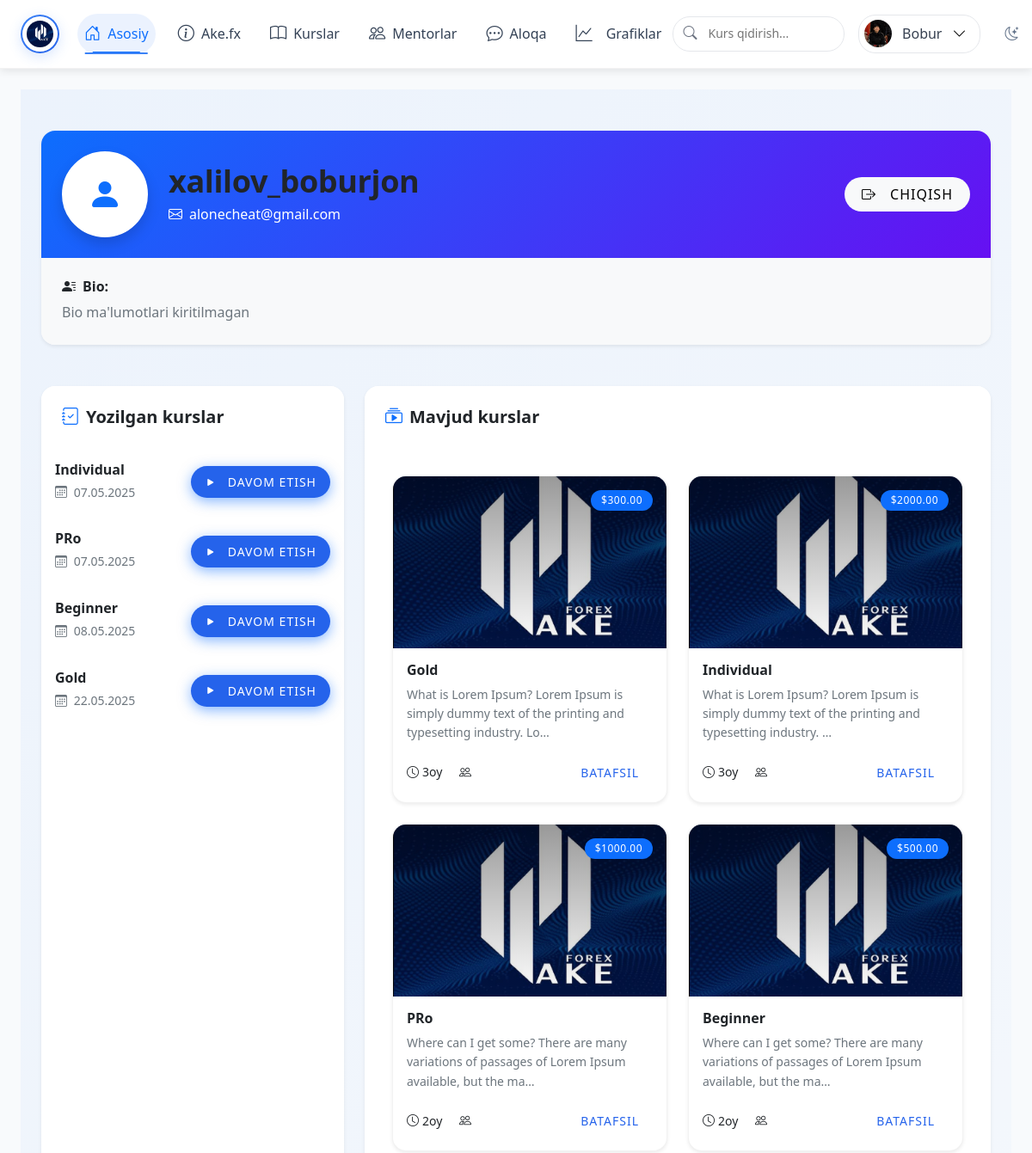
The app's page /auth/dashboard/ (signed in, upper part), older data.
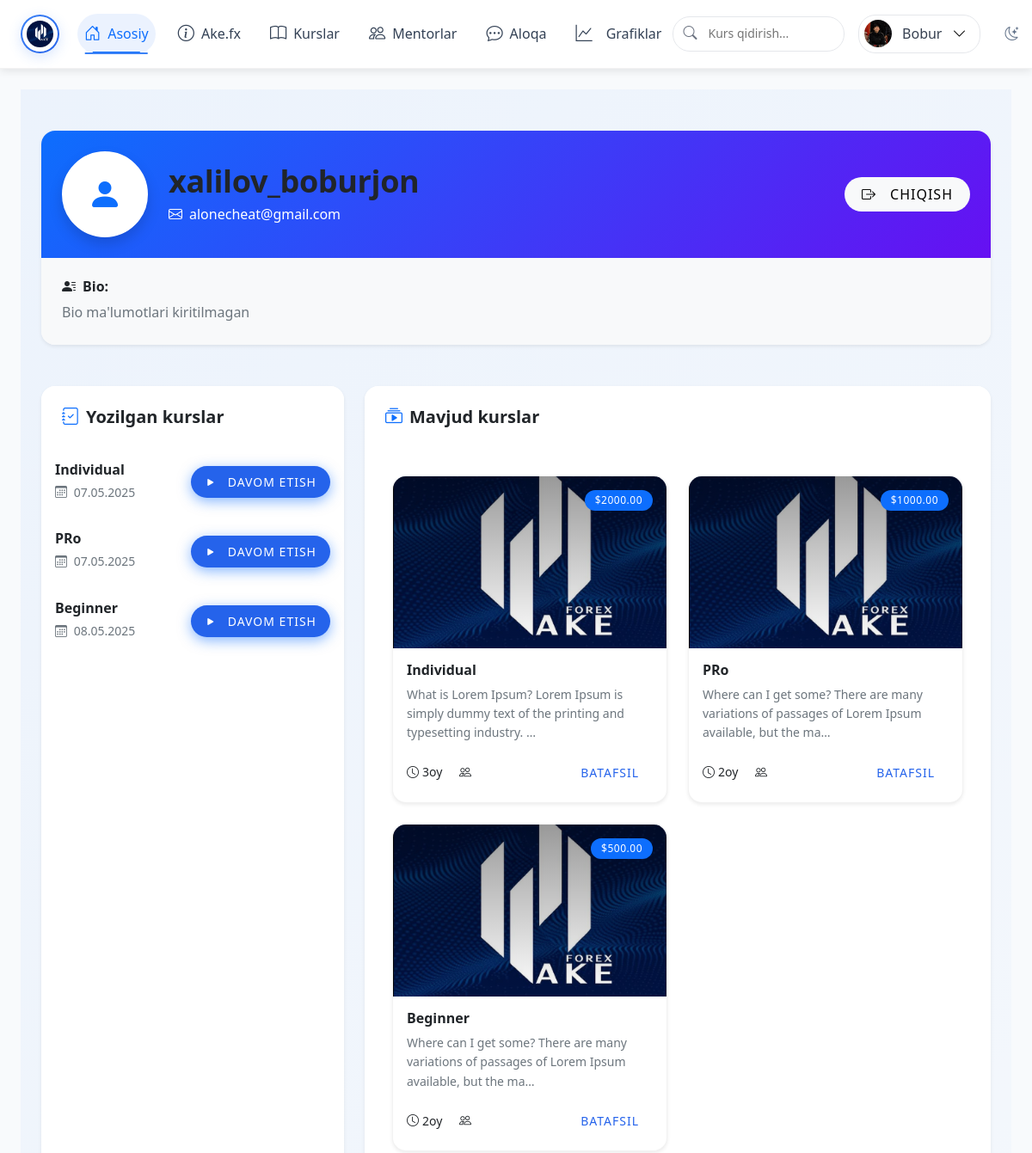
The same page, newer data.
### main/models.py (models this page shows, shortened)
class CourseEnrollment(models.Model):
    user = models.ForeignKey(users, on_delete=models.CASCADE)
    course = models.ForeignKey(Course, on_delete=models.CASCADE)
    enrolled_at = models.DateTimeField(auto_now_add=True)

class Course(models.Model):
    title = models.CharField(max_length=100)
    description = models.TextField()
    price = models.DecimalField(max_digits=8, decimal_places=2)
    duration = models.CharField(max_length=50)  # masalan: '3 oy'
    image = models.ImageField(upload_to='courses/')
    mentor = models.ForeignKey('Mentor', on_delete=models.SET_NULL, null=True, blank=True)
    is_paid = models.BooleanField(default=True)  # Pullik yoki bepul ekanligini belgilash
    category = models.ForeignKey(Category, on_delete=models.SET_NULL, null=True, verbose_name='Kategoriya')
    level = models.ForeignKey('Level', on_delete=models.SET_NULL, null=True, verbose_name='Daraja')
    created_at = models.DateTimeField(auto_now_add=True)
    class Meta:
        ordering = ['-created_at']  # Add default ordering
        verbose_name = "Kurs"
        verbose_name_plural = "Kurslar"

### users/views.py (the view)
# urls.py: path('dashboard/', dashboard, name='dashboard'),
@login_required(login_url='/auth/login/')  # Aniq login URL ko'rsatish
def dashboard(request):
    enrollments = CourseEnrollment.objects.filter(user=request.user)
    courses = Course.objects.all()
    return render(request, "users/dashboard.html", {
        "user": request.user,
        "enrollments": enrollments,
        "courses": courses
    })

### users/templates/users/dashboard.html (shortened to what the changed rows need)
{% extends 'base.html' %}
{% block content %}
<div class="dashboard-wrapper py-5">
    <div class="container">
        <div class="row g-4">
            <div class="col-lg-4">
                <div class="card border-0 shadow-sm h-100">
                    <div class="card-body p-0">
                        {% if enrollments %}
                            <div class="list-group list-group-flush">
                            {% for enroll in enrollments %}
                                <div class="list-group-item border-0 p-3">
                                    <div class="d-flex justify-content-between align-items-center">
                                        <div>
                                            <h6 class="mb-1">{{ enroll.course.title }}</h6>
                                            <small class="text-muted">
                                                <i class="bi bi-calendar3 me-1"></i>
                                                {{ enroll.enrolled_at|date:"d.m.Y" }}
                                            </small>
                                        </div>
                                        <a href="{% url 'course_detail' enroll.course.id %}"
                                           class="btn btn-sm btn-primary rounded-pill px-3">
                                            <i class="bi bi-play-fill me-1"></i>Davom etish
                                        </a>
                                    </div>
                                </div>
                            {% endfor %}
                            </div>
                        {% else %}
                            <div class="text-center p-4">
                                <i class="bi bi-journal-x display-1 text-muted mb-3"></i>
                                <h6>Hali kurslarga yozilmagansiz</h6>
                                <p class="text-muted small mb-0">Quyidagi kurslardan birini tanlang</p>
                            </div>
                        {% endif %}
                    </div>
                </div>
            </div>
            <div class="col-lg-8">
                <div class="card border-0 shadow-sm">
                    <div class="card-body">
                        {% if courses %}
                            <div class="row g-4">
                            {% for course in courses %}
                                <div class="col-md-6">
                                    <div class="course-card h-100 rounded-4 overflow-hidden bg-white shadow-sm">
                                        <div class="course-image position-relative">
                                            <img src="{{ course.image.url }}"
                                                 alt="{{ course.title }}"
                                                 class="w-100"
                                                 style="height: 200px; object-fit: cover;">
                                            <div class="course-overlay">
                                                <span class="badge bg-primary position-absolute top-0 end-0 m-3">
                                                    ${{ course.price }}
                                                </span>
                                            </div>
                                        </div>
                                        <div class="course-content p-3">
                                            <h6 class="mb-2">{{ course.title }}</h6>
                                            <p class="text-muted small mb-3">{{ course.description|truncatechars:100 }}</p>
                                            <div class="d-flex justify-content-between align-items-center">
                                                <div class="course-meta small">
                                                    <span class="me-3">
                                                        <i class="bi bi-clock me-1"></i>{{ course.duration }}
                                                    </span>
                                                    <span>
                                                        <i class="bi bi-people me-1"></i>{{ course.students.count }}
                                                    </span>
                                                </div>
                                                <a href="{% url 'course_detail' course.id %}"
                                                   class="btn btn-sm btn-outline-primary rounded-pill px-3">
                                                    Batafsil
                                                </a>
                                            </div>
                                        </div>
                                    </div>
                                </div>
                            {% endfor %}
                            </div>
                        {% else %}
                            <div class="text-center py-5">
                                <i class="bi bi-journal-x display-1 text-muted mb-3"></i>
                                <h5>Hozircha kurslar mavjud emas</h5>
                                <p class="text-muted">Tez orada yangi kurslar qo'shiladi</p>
                            </div>
                        {% endif %}
                    </div>
                </div>
            </div>
        </div>
    </div>
</div>
{% endblock %}

Row changes from the older to the newer data that the page shows:
removed CourseEnrollment: course "Gold", enrolled_at "22.05.2025"
removed Course: image (picture), price "300.00", title "Gold", description "What is Lorem Ipsum? Lorem Ipsum is simply dummy text of the printing and typesetting industry. Lo…", duration "3oy"
